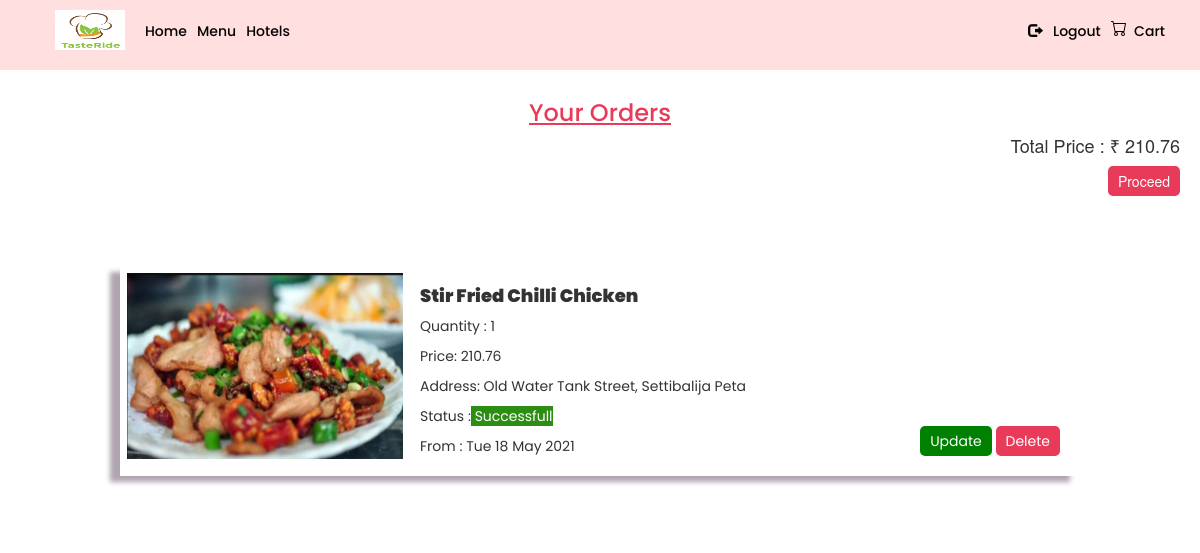
Page /food/cart (signed in) on the earlier database version.
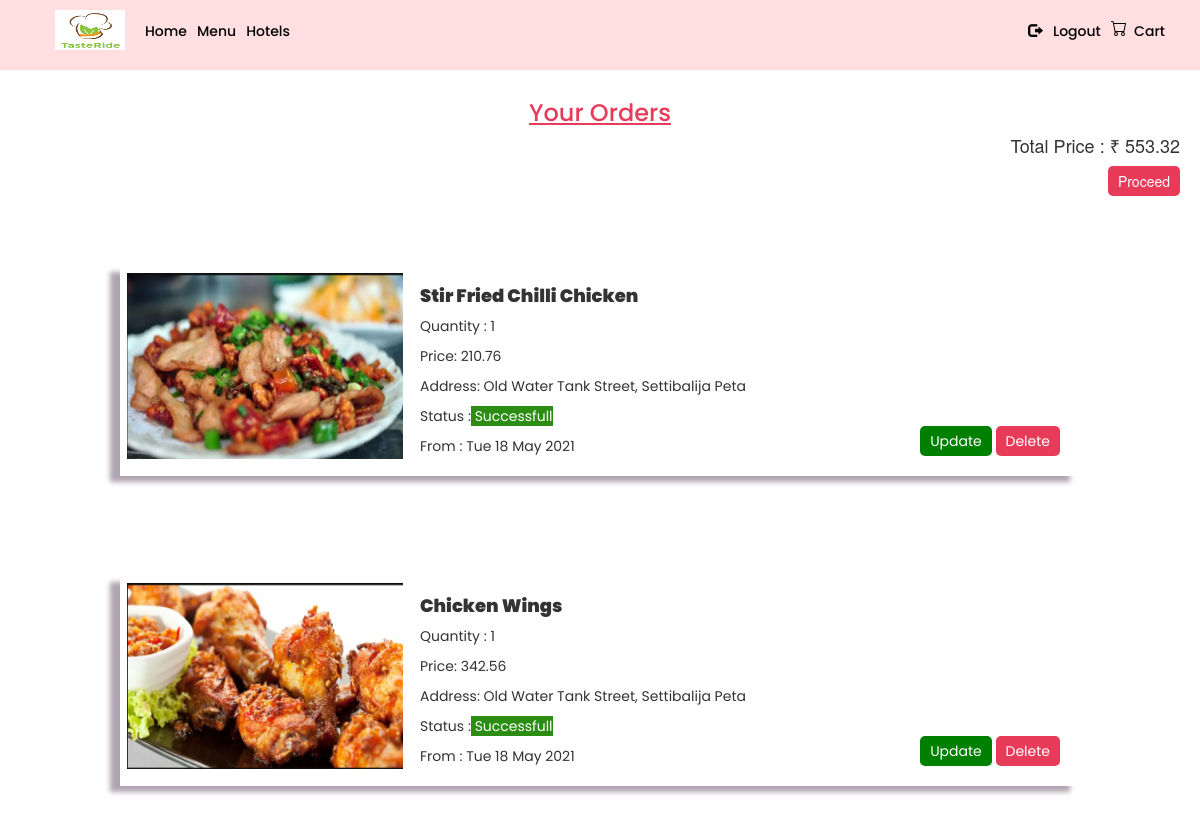
Same page on the later database version.
### food/models.py (models this page shows)
class Cart(models.Model):
    user = models.ForeignKey(User,on_delete=models.CASCADE)
    food = models.ForeignKey('Food',on_delete=models.CASCADE)
    address= models.CharField(max_length=500,default="")
    quantity = models.PositiveIntegerField(default=1, validators=[MinValueValidator(1), MaxValueValidator(100)])
    ordered_on = models.DateField(default=date.today())

### food/views.py (the view)
# urls.py: path('cart',AllOrders,name="cart"),
def AllOrders(request):
    user_id = request.user.id
    user = get_object_or_404(User,pk=user_id)
    def calc_totalPrice(orders):
        total_price = 0
        for i in range(len(orders)):
            total_price  = total_price + orders[i]['quantity'] * orders[i]['food__price']
        return total_price
    orders = Cart.objects.filter(user=user).values(
        'quantity',
        'ordered_on',
        'food__name',
        'food__price',
        'food__category__cname',
        'food__image',
        'address',
        'id'
    )
    return render(request,'food/cart.html',{
        'orders':orders,
        'total_price':calc_totalPrice(orders)
    })

### food/templates/food/cart.html
{% extends 'food/base.html' %}
{% load widget_tweaks %}
{% load crispy_forms_tags %}
{% block start %}
<h3 style="color: #E83A59;font-family: 'Poppins',sans-serif;text-align: center;margin-top: 40px;text-decoration: underline;">Your Orders</h3>
<div style="display:block;text-align: end; padding: 0px 20px;" class="price">
  <h4>Total Price : ₹ {{total_price}} </h4>
  <button class="button">
    <a href="#">
      Proceed
    </a>
  </button>
</div>
<div id="all" class="card-container">
    {% for order in orders.all %}
      <div class="card" style="width: 80% !important; display: flex;margin: 50px;">
        <div class="card-body-left">
          <img class="card-img-top" src="../media/{{order.food__image}}" alt="{{order.hotel__name}}"/>
        </div>
              <div class="card-body">
                <h5 class="card-title">{{order.food__name}}</h5>
                <p class="card-text1">Quantity : {{order.quantity}}</p>
                <p class="card-text1">Price: {{ order.food__price }} </p>
                <p class="card-text1">Address: {{ order.address }} </p>
                <p class="card-text1">Status :<span style="background-color: #2B8D12; color: white;"> Successfull</span></p>
                <p class="card-text1">From : {{ order.ordered_on|date:"D d M Y" }}</p>
              </div>
              <div style="    margin-left: auto;
              margin-top: auto;
              padding: 20px;">
                 <button style="background-color: green;
                                color: white;
                                padding: 5px 10px;
                                border-radius: 5px;
                                border: none;">
                      <a href="{% url 'updateorder' order.id %}" style="text-decoration: none; color: white;">Update</a>
                  </button>
                  <button class="button">
                      <a href="{% url 'deleteorder' order.id %}">
                        Delete
                      </a>
                    </button>
              </div>
          </div>
    {% endfor %}
</div>
{% endblock start %}

Differences in the rows shown:
added Cart: shows a picture, food__name "Chicken Wings", quantity "1", food__price "342.56", address "Old Water Tank Street, Settibalija Peta", ordered_on "Tue 18 May 2021"
Other differences:
{{ total_price }}: "210.76" → "553.32"
